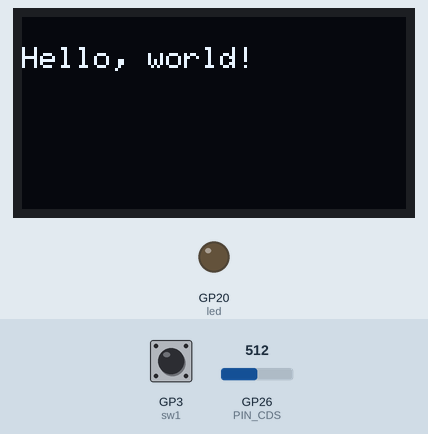
The sketch below on a simulated Raspberry Pi Pico. Shown: 128×64 one-colour display, output pins drawn as LEDs (lit = HIGH). Inputs (shaded band) come from the test bench; at power-on: GP26 (PIN_CDS) = 512, GP3 (sw1) LOW. What the sketch prints to the serial monitor is not drawn.

Above: at 2.1 s.
At 5.2 s:
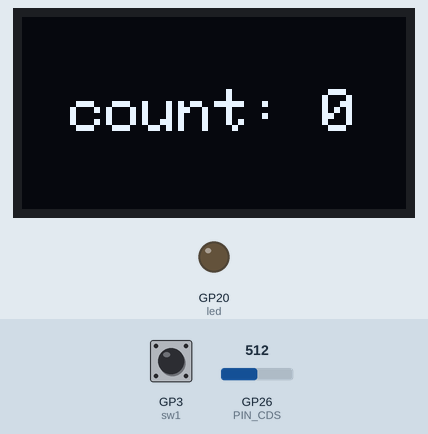
5.3 s: GP26 (PIN_CDS) set to 587
6.8 s: GP26 (PIN_CDS) set to 610
At 7.6 s:
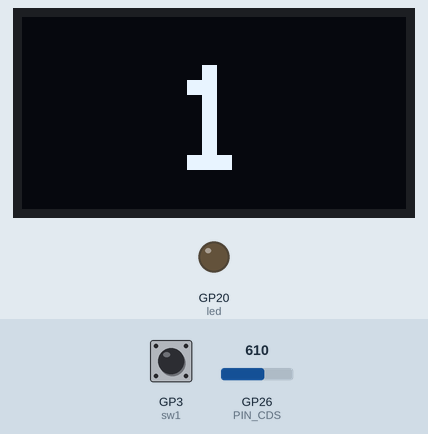
Timing chart, 0 to 9.8 s (numbered marks = the images above; inputs shaded):
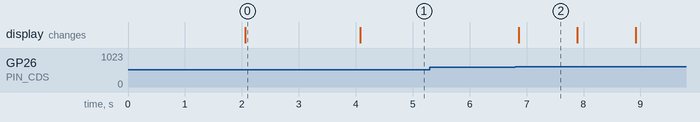

The sketch:

timer.ino
```cpp
#include <Arduino.h>
#include <Wire.h>
#include<Adafruit_GFX.h>
#include <Adafruit_SSD1306.h>

#define SCREEN_WIDTH 128
#define SCREEN_HEIGHT 64
#define PIN_CDS 26
Adafruit_SSD1306 display(SCREEN_WIDTH, SCREEN_HEIGHT, &Wire, -1);

const int led = 20;
const int sw1 = 3;
const int sw2 = 4;
const int sw3 = 5;

int i =0;
int j = 0;
int a=0;
int b=0;

bool current_sw = HIGH;
bool last_sw = HIGH;

void setup() {
  Wire.setSDA(12);
  Wire.setSCL(13);
  Wire.begin();
  Serial.begin(115200);

  if(!display.begin(SSD1306_SWITCHCAPVCC, 0x3c)){
  Serial.println(F("SSD1306 allocation failed"));
  for(;;);
  }
  delay(2000);

  display.clearDisplay();
  display.setTextSize(1);
  display.setTextColor(WHITE);
  display.setCursor(0, 10);
  display.println("Hello, world!");
  display.display();
  delay(2000);

  pinMode(led,OUTPUT);
  pinMode(sw1,INPUT);
  pinMode(sw2,INPUT);
  pinMode(sw3,INPUT);
  pinMode(PIN_CDS, INPUT);

}

void loop() {
    bool setting = 0;
    bool morning = 0;
    bool timeout = 0;

    int CDS_sensor =analogRead(26);

    display.clearDisplay();
    display.setTextSize(2);
    display.setTextColor(WHITE);
    display.setCursor(16, 24);
    display.print("count: ");
    display.println(j);
    display.display();

    if (CDS_sensor > 600){
      Serial.println("Good morning!");
      morning = true;
    }
    current_sw = digitalRead(sw1);

    if ((last_sw== LOW) && (current_sw ==HIGH)) {
      j = j+1;
    }
    last_sw = current_sw;

    Serial.print("j= ");
    Serial.println(j);
    while (morning ==true){
      i=i+1;
      display.clearDisplay();
      display.setTextSize(5);
      display.setTextColor(WHITE);
      display.setCursor(50, 16);
      display.println(i);
      display.display();
      delay(1000);
      if (i==j) {
        while (digitalRead(sw2) == HIGH) {
        display.clearDisplay();
        display.setTextSize(1);
        display.setTextColor(WHITE);
        display.setCursor(16, 16);
        display.println("Good morning!");
        display.display();

        digitalWrite(led,HIGH);
        delay(1000);
        digitalWrite(led,LOW);
        delay(1000);

        }
        i=0;
        j=0;
        a=0;
        b=0;
        timeout= true;
        break;
    }
    }
}
```

Measured:
- the behaviour switches between 600 and 601 on GP26 (PIN_CDS) (found by bisection; images 1 and 2)
- after the input at 5.3 s, every drawn part: stays the same
- after the input at 6.8 s, the display: changes after 0.06 s (image 2)
- what the display in image 0 shows lasts 2.0 s, from 2.1 s to 4.1 s
- what the display in image 2 shows lasts 1.0 s, from 6.9 s to 7.9 s
